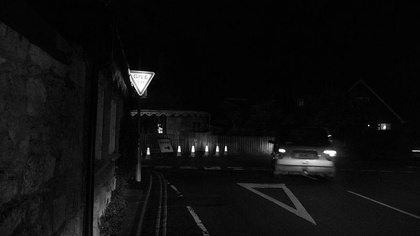
%> input picture Low light image contrast enhancement/imgs/road_low_1.jpg, 420 x 236 px, shrunk from 800 x 450 before the run
$ octave contrastStretching.m   (GNU Octave 9; MATLAB toolbox functions it lacks are replaced by stand-ins)
%> lines starting %> are read from the running program, lines starting %| are printed output that depends on the picture; in (x1, y1, x2, y2) boxes, pixels count from 0 and x2, y2 are one past the last pixel; in counts of white or black regions, pixels touching at a corner belong together; the program's own positions count from 1
clear all; clc;

% Contrast stretching
% read images
road_low_1 = imread("imgs/road_low_1.jpg");
%> road_low_1 is the input picture: size 236x420 uint8; min 0, max 255, mean 14.6
road_low_2 = imread("imgs/road_low_2.jpg");
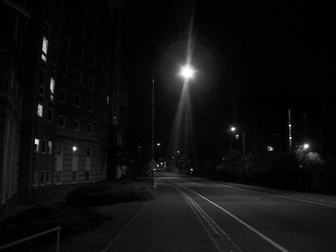
%> input picture Low light image contrast enhancement/imgs/road_low_2.jpg, 336 x 252 px, shrunk from 640 x 480 before the run
%> road_low_2 is the input picture: size 252x336 uint8; min 0, max 255, mean 15.2
sports_low = imread("imgs/sports_low.png");
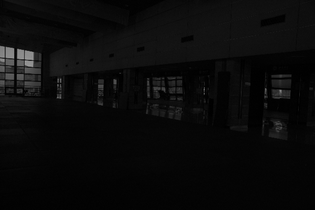
%> input picture Low light image contrast enhancement/imgs/sports_low.png, 315 x 210 px, shrunk from 600 x 400 before the run
%> sports_low is the input picture: size 210x315 uint8; min 0, max 163, mean 10.5

% histogram equalisation of each image
contrast_road_low_1 = contrastStretching(road_low_1);
%> in contrastStretching, `r_high = max(max(image)) - mean(mean(image))/2;`: r_high = 248
%> in contrastStretching, `r_low = min(min(image)) + mean(mean(image))/2;`: r_low = 7
%> after the loop in contrastStretching, `for i = 1:imsize(1)`:
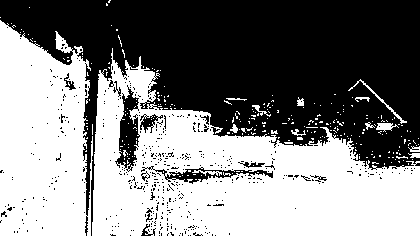
%> image: size 236x420 uint8; 50.7% white; 480 black regions (466 under 20 px), largest, box (x1, y1, x2, y2) and area: (0, 0, 420, 236) 45494, (115, 85, 140, 172) 1052, (141, 166, 273, 184) 641
contrast_road_low_2 = contrastStretching(road_low_2);
%> in contrastStretching (call 2), `r_high = max(max(image)) - mean(mean(image))/2;`: r_high = 247
%> in contrastStretching (call 2), `r_low = min(min(image)) + mean(mean(image))/2;`: r_low = 8
%> after the loop in contrastStretching (call 2), `for i = 1:imsize(1)`:
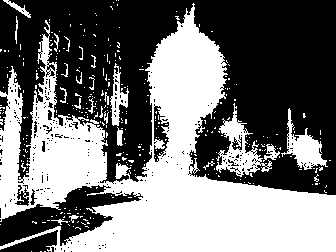
%> image: size 252x336 uint8; 45.7% white; 325 white regions (301 under 20 px), largest, box (x1, y1, x2, y2) and area: (0, 3, 336, 252) 34143, (216, 103, 272, 177) 1367, (281, 108, 328, 170) 1013
contrast_sports_low = contrastStretching(sports_low);
%> in contrastStretching (call 3), `r_high = max(max(image)) - mean(mean(image))/2;`: r_high = 158
%> in contrastStretching (call 3), `r_low = min(min(image)) + mean(mean(image))/2;`: r_low = 5
%> after the loop in contrastStretching (call 3), `for i = 1:imsize(1)`:
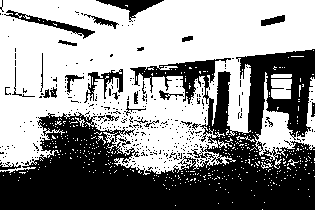
%> image: size 210x315 uint8; 57.1% white; 370 black regions (342 under 20 px), largest, box (x1, y1, x2, y2) and area: (0, 49, 315, 210) 24835, (96, 0, 164, 22) 512, (4, 10, 95, 39) 489

% display images with histograms
imageAndHist(road_low_1, contrast_road_low_1, "road\_low\_1");
%> in imageAndHist, `image_hist = imhist(image);`: image_hist = 256 values, max 19838 at index 4, min 1 at index 199, mean 387.2
%> in imageAndHist, `contrast_hist = imhist(contrast_image);`: contrast_hist = 256 values, max 50221 at index 256, min 0 at index 2, mean 387.2
imageAndHist(road_low_2, contrast_road_low_2, "road\_low\_2");
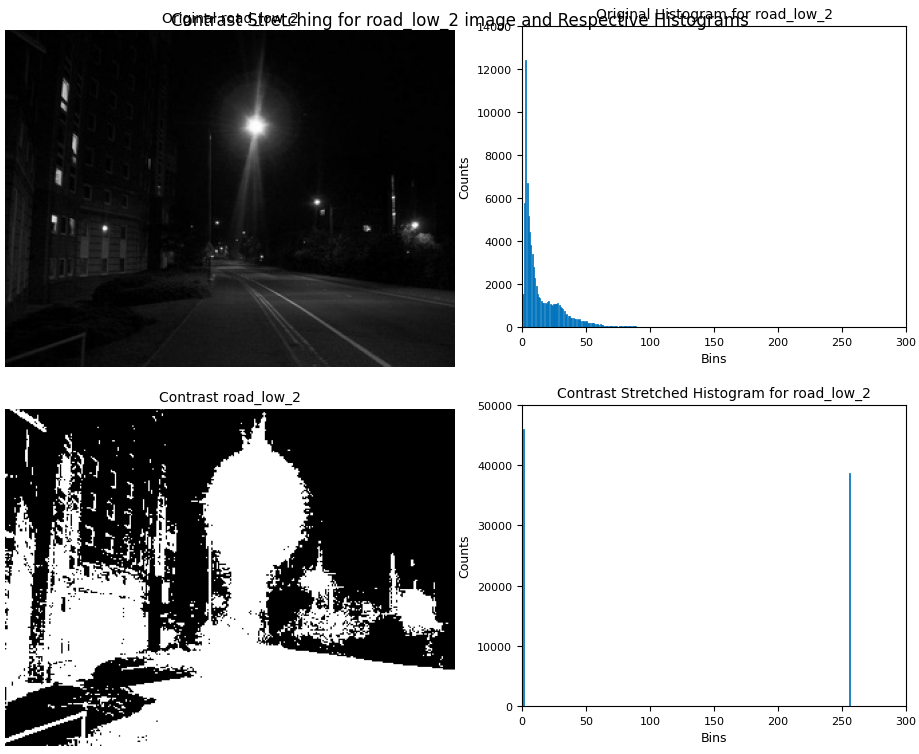
%> figure redrawn from the program's plot data, 4 panels
imageAndHist(sports_low, contrast_sports_low, "sports\_low");
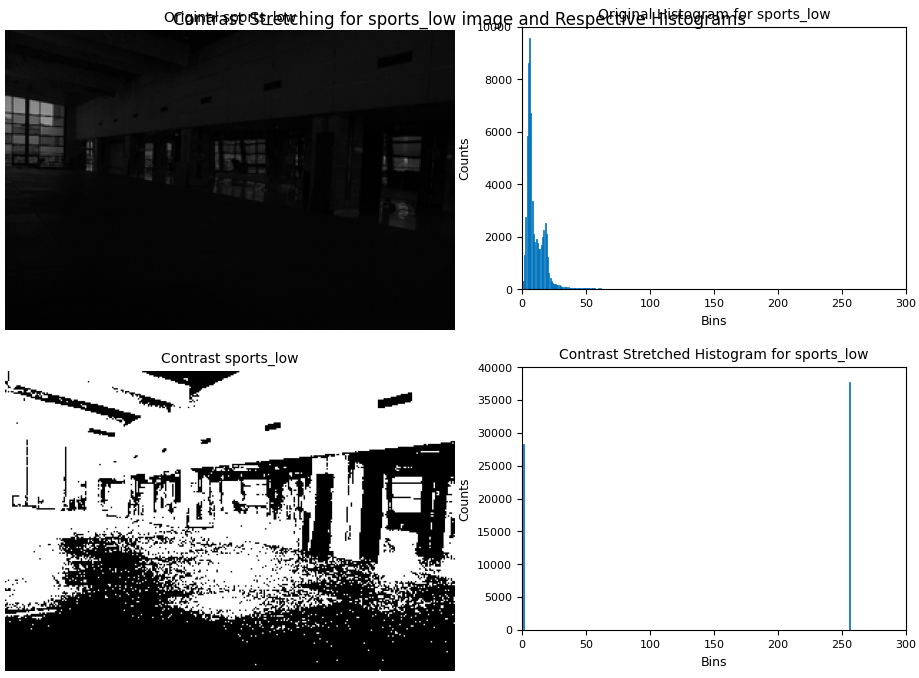
%> figure redrawn from the program's plot data, 4 panels

% Enlarge figure to full screen.
set(figure, 'Units', 'Normalized', 'OuterPosition', [0, 0.04, 1, 0.96]);
subplot(2,3,1);
imshow(road_low_1);
title("Original road\_low\_1");
subplot(2,3,2);
imshow(road_low_2);
title("Original road\_low\_2");
subplot(2,3,3);
imshow(sports_low);
title("Original sports\_low");

subplot(2,3,4);
imshow(contrast_road_low_1);
title("Contrast road\_low\_1");
subplot(2,3,5);
imshow(contrast_road_low_2);
title("Contrast road\_low\_2");
subplot(2,3,6);
imshow(contrast_sports_low);
title("Contrast sports\_low");
sgtitle("Subplot Grid of Contrast Stretching")


function contrast = contrastStretching(image)
% r_high and r_low are chosen in such a way to eliminate certain
% range of pixel values
    r_high = max(max(image)) - mean(mean(image))/2;
    r_low = min(min(image)) + mean(mean(image))/2;
    imsize = size(image);
    L = power(2,8); % 8-bit image

    % contrast stretching formula
    for i = 1:imsize(1)
        for j = 1:imsize(2)
            if image(i,j) <= r_low
                image(i,j) = 0; % trying to minimise effects of outliers
            elseif ((r_low > image(i,j)) && (image(i,j) < r_high))
                % piecewise linear transformation of each pixel
                image(i,j) = (L - 1) * ((image(i,j) - r_low)/(r_high-r_low));
            else
                image(i,j) = L - 1; % trying to minimise effects of outliers
            end
        end
    end
    contrast = image;
end

function imageAndHist(image, contrast_image, imageName)
    image_hist = imhist(image);
    contrast_hist = imhist(contrast_image);

    set(figure, 'Units', 'Normalized', 'OuterPosition', [0, 0.04, 1, 0.96]);
    subplot(2,2,1);
    imshow(image);
    title("Original " + imageName);
    subplot(2,2,2);
    bar(image_hist);
    xlabel('Bins');
    ylabel('Counts');
    title("Original Histogram for "+imageName);

    subplot(2,2,3);
    imshow(contrast_image);
    title("Contrast "+imageName);
    subplot(2,2,4);
    bar(contrast_hist);
    xlabel('Bins');
    ylabel('Counts');
    title("Contrast Stretched Histogram for "+imageName);
    sgtitle("Contrast Stretching for "+ imageName + " image and Respective Histograms")
end
